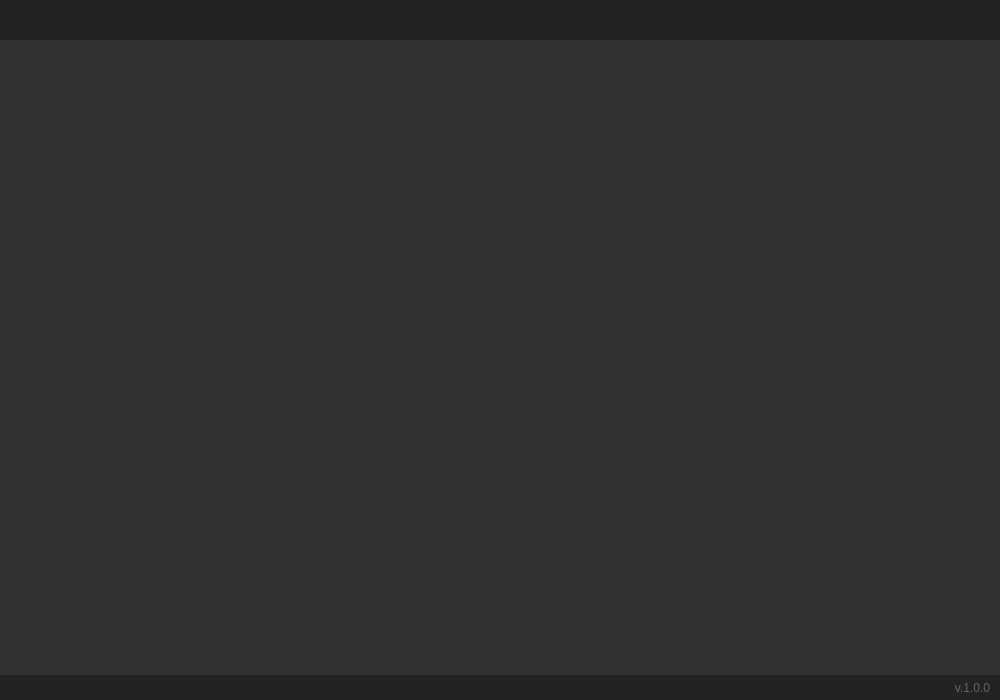
<?xml version="1.0" encoding="UTF-8"?>
<ui version="4.0">
 <class>MainWindow</class>
 <widget class="QMainWindow" name="MainWindow">
  <property name="geometry">
   <rect>
    <x>0</x>
    <y>0</y>
    <width>1000</width>
    <height>700</height>
   </rect>
  </property>
  <property name="minimumSize">
   <size>
    <width>1000</width>
    <height>700</height>
   </size>
  </property>
  <property name="windowTitle">
   <string>MainWindow</string>
  </property>
  <property name="styleSheet">
   <string notr="true">background-color: rgb(50, 50, 50);</string>
  </property>
  <widget class="QWidget" name="centralwidget">
   <layout class="QVBoxLayout" name="verticalLayout">
    <property name="spacing">
     <number>0</number>
    </property>
    <property name="leftMargin">
     <number>0</number>
    </property>
    <property name="topMargin">
     <number>0</number>
    </property>
    <property name="rightMargin">
     <number>0</number>
    </property>
    <property name="bottomMargin">
     <number>0</number>
    </property>
    <item>
     <widget class="QFrame" name="frame_top_bar">
      <property name="minimumSize">
       <size>
        <width>0</width>
        <height>40</height>
       </size>
      </property>
      <property name="maximumSize">
       <size>
        <width>16777215</width>
        <height>40</height>
       </size>
      </property>
      <property name="styleSheet">
       <string notr="true">background-color: rgb(35, 35, 35);</string>
      </property>
      <property name="frameShape">
       <enum>QFrame::NoFrame</enum>
      </property>
      <property name="frameShadow">
       <enum>QFrame::Raised</enum>
      </property>
     </widget>
    </item>
    <item>
     <widget class="QFrame" name="frame_content">
      <property name="frameShape">
       <enum>QFrame::NoFrame</enum>
      </property>
      <property name="frameShadow">
       <enum>QFrame::Raised</enum>
      </property>
     </widget>
    </item>
    <item>
     <widget class="QFrame" name="frame_bottom_bar">
      <property name="minimumSize">
       <size>
        <width>0</width>
        <height>25</height>
       </size>
      </property>
      <property name="maximumSize">
       <size>
        <width>16777215</width>
        <height>25</height>
       </size>
      </property>
      <property name="styleSheet">
       <string notr="true">background-color: rgb(35, 35, 35);</string>
      </property>
      <property name="frameShape">
       <enum>QFrame::NoFrame</enum>
      </property>
      <property name="frameShadow">
       <enum>QFrame::Raised</enum>
      </property>
      <layout class="QHBoxLayout" name="horizontalLayout_2">
       <property name="spacing">
        <number>0</number>
       </property>
       <property name="leftMargin">
        <number>10</number>
       </property>
       <property name="topMargin">
        <number>0</number>
       </property>
       <property name="rightMargin">
        <number>10</number>
       </property>
       <property name="bottomMargin">
        <number>0</number>
       </property>
       <item>
        <widget class="QLabel" name="label_2">
         <property name="font">
          <font>
           <family>Arial</family>
          </font>
         </property>
         <property name="styleSheet">
          <string notr="true">color: rgb(100, 100, 100);</string>
         </property>
         <property name="text">
          <string/>
         </property>
        </widget>
       </item>
       <item>
        <widget class="QLabel" name="label">
         <property name="minimumSize">
          <size>
           <width>100</width>
           <height>0</height>
          </size>
         </property>
         <property name="maximumSize">
          <size>
           <width>100</width>
           <height>16777215</height>
          </size>
         </property>
         <property name="font">
          <font>
           <family>Arial</family>
          </font>
         </property>
         <property name="styleSheet">
          <string notr="true">color: rgb(100, 100, 100);</string>
         </property>
         <property name="text">
          <string>v.1.0.0</string>
         </property>
         <property name="alignment">
          <set>Qt::AlignRight|Qt::AlignTrailing|Qt::AlignVCenter</set>
         </property>
        </widget>
       </item>
      </layout>
     </widget>
    </item>
   </layout>
  </widget>
 </widget>
 <resources/>
 <connections/>
</ui>
